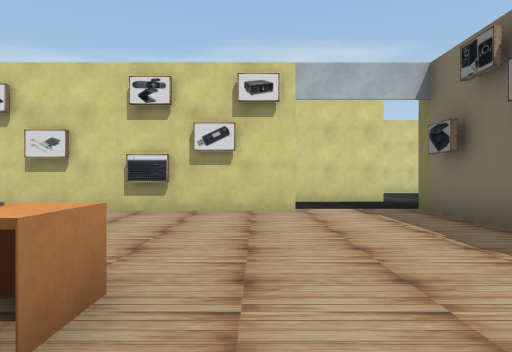
View 1 (above)

24 first-person views from a walk through a scene from a Unity 3-D project. The camera is 1.3 m above the floor, looks level and sees 70° across. The floor is counted in squares, 2 m on a side. Each view is taken from the middle of a square. On the plan, view 1 faces up. The plan holds only what a view shows up to about 11 squares ahead; the rest is blank. The place goes on beyond the plan. The player character is not drawn. Some surface patterns are stand-ins.

View 2
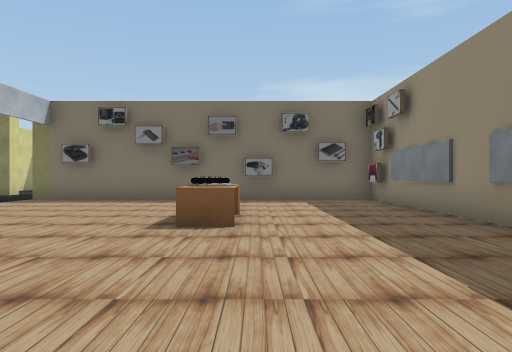

View 3
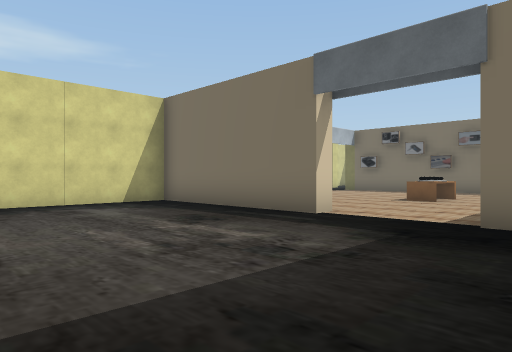

View 4
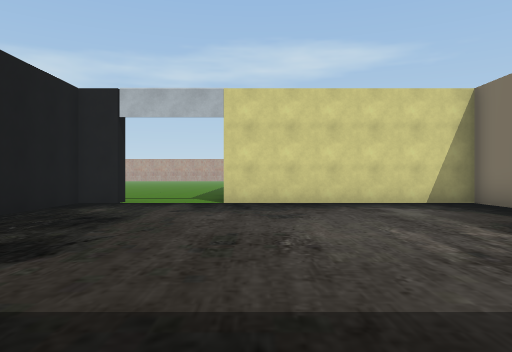

View 5
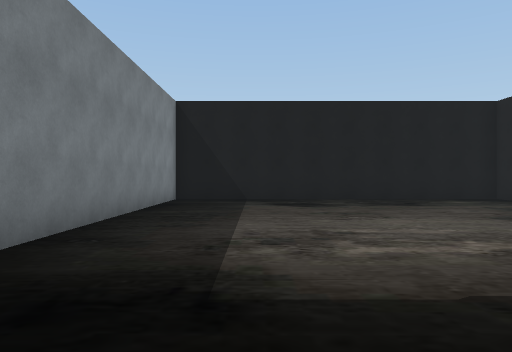

View 6
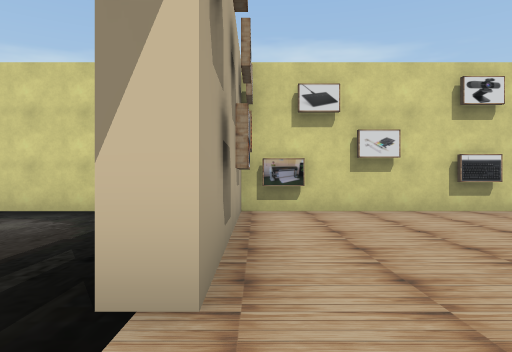

View 7
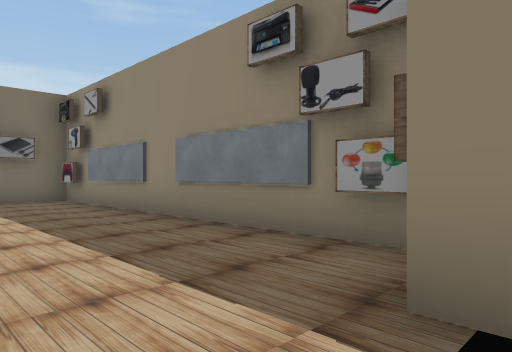

View 8
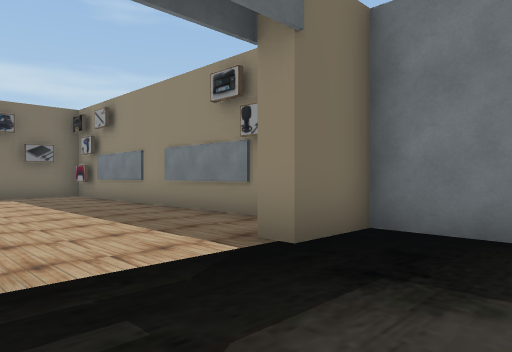

View 9
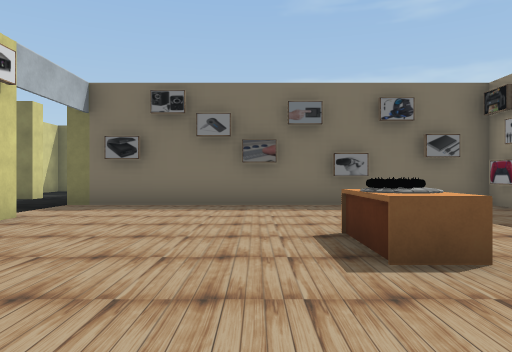

View 10
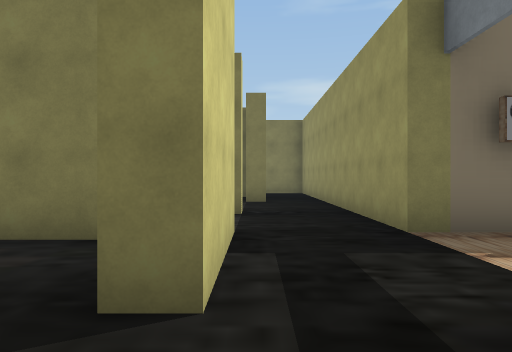

View 11
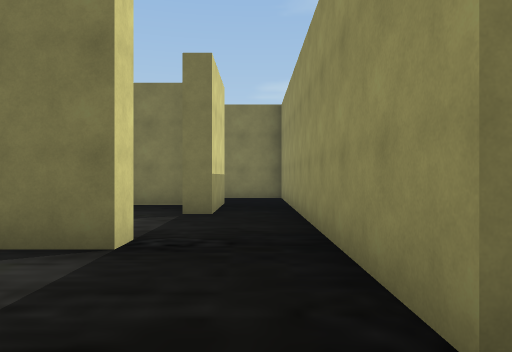

View 12
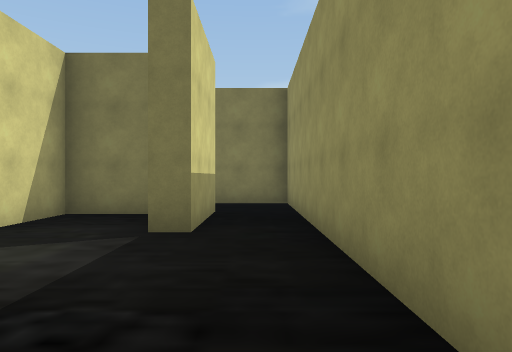

View 13
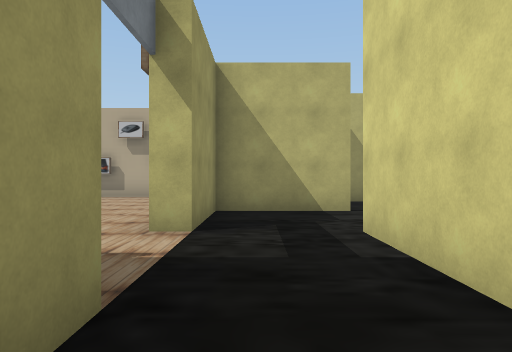

View 14
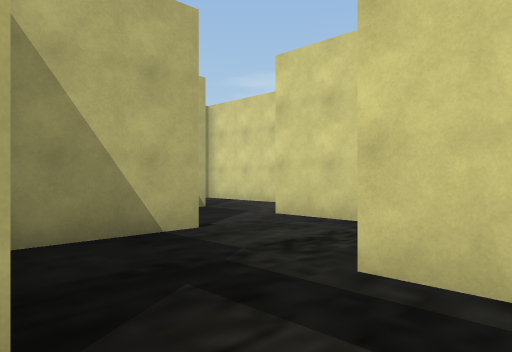

View 15
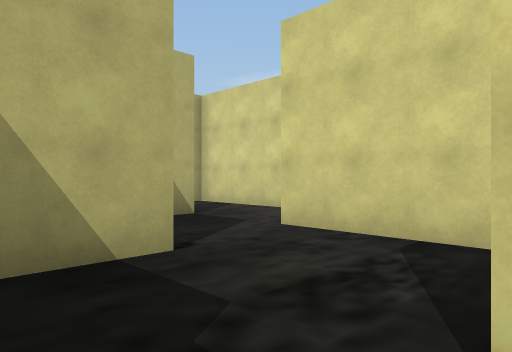

View 16
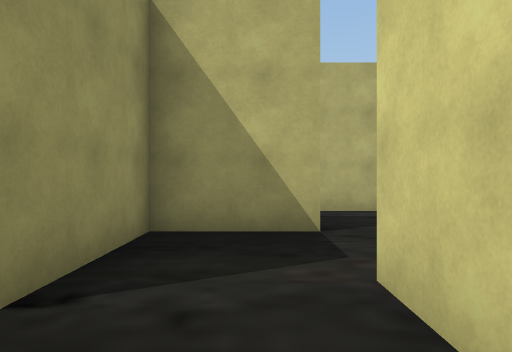

View 17
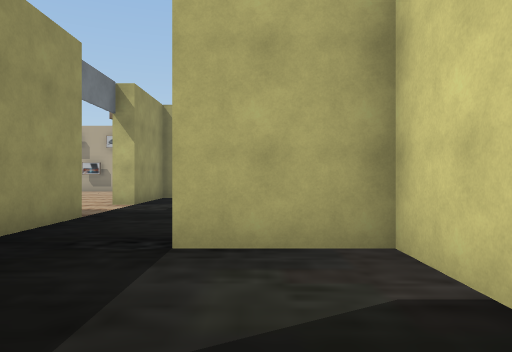

View 18
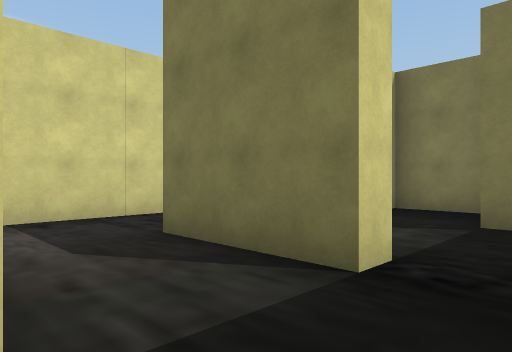

View 19
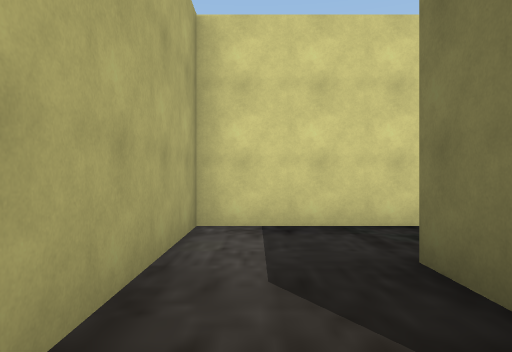

View 20
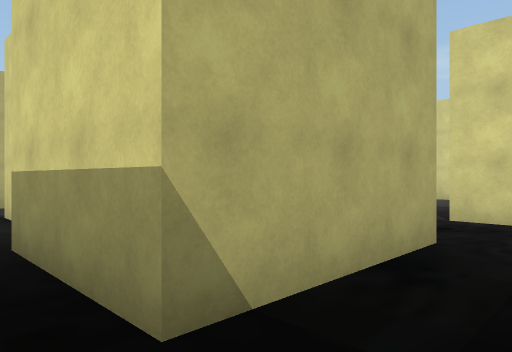

View 21
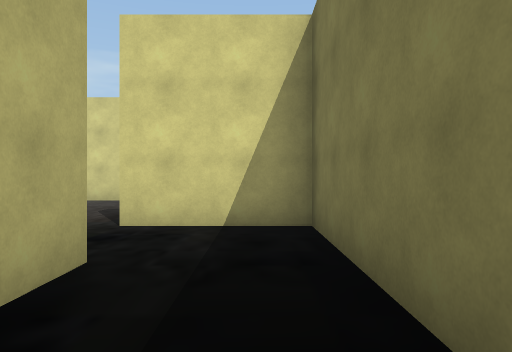

View 22
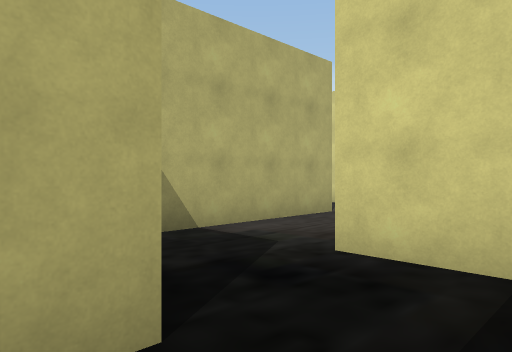

View 23
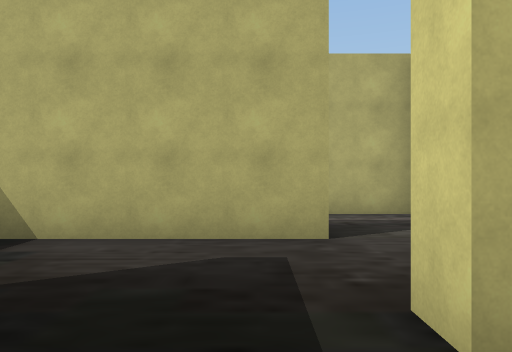

View 24
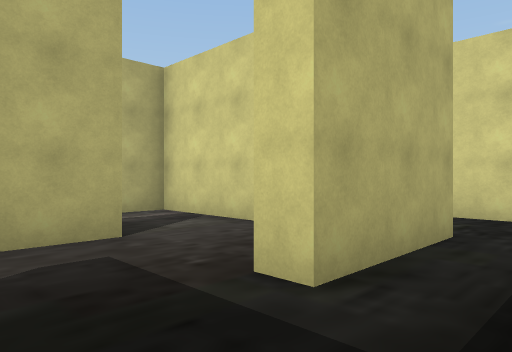

### Floor plan
Points are (right, up) in squares from view 1. A wall is a line through its corners. A room is listed if a view was taken in it or the views show most of it. See-through windows are left out.
Room 1 (views 1, 5, 6, 9, 10, 11, 12, 14, 15, 18, 19)
walls: (-1.5, 7.2) (0.7, 7.2) (0.7, 6.7) (-4.6, 6.7); (-6.3, 6.4) (-6.3, 1.7); (-1.8, 9.8) (-1.8, 7.5); (-5.8, -2.3) (3.2, -2.3) (3.2, 7.2) (4.5, 7.2); (3.2, 9.3) (0.7, 9.3)
ways out: opening at (-7, 0.5) to room 2; opening at (5, 8.5) to room 3; opening at (-0.5, 10) to room 4; opening at (4, 10) to room 7
objects: other object (-6, -1); other object (-6, 3); other object (-5, -2); other object (-2, 2) to (-1, 2); other object (2, -2); other object (3, 1)
Room 2 (views 2, 3, 4, 7, 8)
walls: (-6.3, 1.7) (-6.8, 1.7) (-6.8, 6.7) (-12.9, 6.7); (-15.3, 6.7) (-16.2, 6.7) (-16.2, -2.3) (-6.8, -2.3) (-6.8, -0.8)
ways out: opening at (-7, 0.5) to room 1; opening at (-14.5, 7.5)
Room 3 (views 13, 17)
walls: (8.2, 8.8) (8.2, 9.2); (10.2, 9.6) (10.2, 11.3) (5.7, 11.3) (5.7, 9.3) (5.2, 9.3); (4.5, 7.2) (8.4, 7.2)
ways out: opening at (5, 8.5) to room 1; opening at (9.5, 8) to room 5
Room 4 (view 16)
walls: (0.3, 11.8) (-1.4, 11.8); (0.7, 9.3) (0.7, 9.8); (2.7, 10.5) (2.7, 11.6)
ways out: opening at (-0.5, 10) to room 1; opening at (-2, 11)
Room 5 (views 20, 21, 22)
walls: (10.7, 11.8) (10.7, 8.8) (8.2, 8.8); (8.4, 7.2) (12.7, 7.2) (12.7, 13.8) (10.1, 13.8)
ways out: opening at (9.5, 8) to room 3; opening at (9.5, 14) to room 6
Room 6 (views 23, 24)
walls: (8.8, 18.8) (7.6, 18.8); (8.2, 16.8) (8.2, 13.1); (10.7, 19.2) (10.7, 16.8) (10.1, 16.8); (11, 21.3) (10.1, 21.3)
ways out: opening at (9.5, 14) to room 5; opening at (8, 17.5)
Room 7 (no view inside)
walls: (5.2, 9.3) (5.2, 11.8); (6.5, 13.8) (3.2, 13.8) (3.2, 9.3)
ways out: opening at (4, 10) to room 1

Positions as (right, up) in squares from view 1, and headings:
1: (0, 0), facing up
2: (-7, 1), facing right
3: (-12, -2), facing up-right
4: (-12, -2), facing up
5: (-6, 0), facing left
6: (-6, 0), facing up
7: (-7, 1), facing down-right
8: (-9, 2), facing down-right
9: (-5, 3), facing right
10: (-1, 9), facing right
11: (2, 8), facing right
12: (4, 8), facing right
13: (5, 8), facing left
14: (2, 7), facing up-left
15: (1, 8), facing up-left
16: (0, 11), facing left
17: (9, 10), facing left
18: (3, 8), facing up-right
19: (4, 9), facing up
20: (12, 8), facing up-left
21: (12, 9), facing up
22: (12, 11), facing up-left
23: (12, 16), facing left
24: (12, 15), facing up-left
